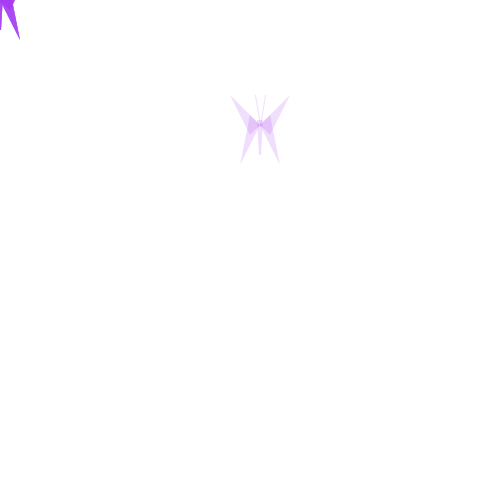
Frame 1 (no input)
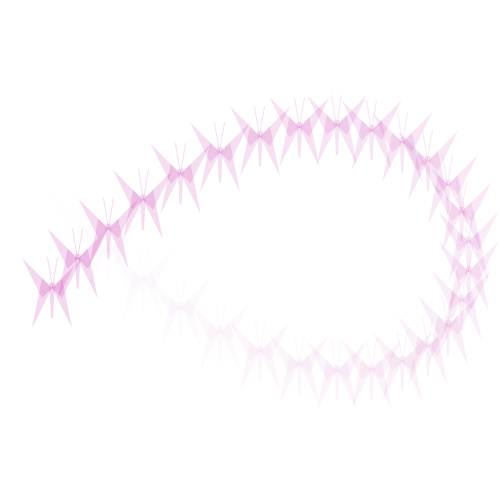
Frame 60 (the mouse pressed at the canvas centre just before this capture)
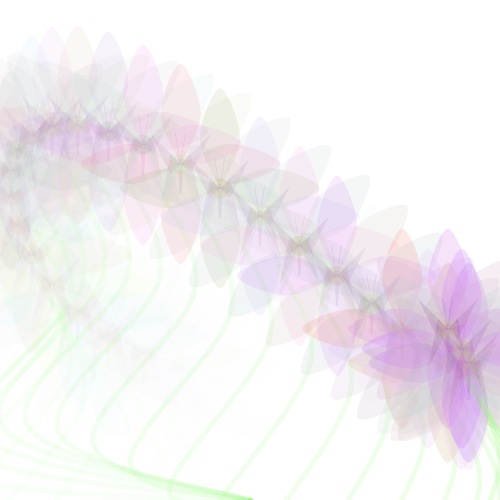
Frame 120 (the mouse held since frame 60 and released just before this capture)

The Processing sketch that drew these frames (run headless with seeded random() and noise(); from frame 60 on, the mouse is pressed at the canvas centre):

// Processing sketch: processing_63347
// ── processing_63347.pde

float[] xpos = new float[30];
 float[] ypos = new float[30];
 float r, g, b, a;
 float X;
 float Y;
 float xDir;
 float yDir;
 
void setup()
 {
 size(500, 500);
 smooth();

 frameRate(20);
 
X=width/2+10;
 Y=height/4;
 
xDir=1;
 yDir=10;
 
for (int i =0; i<xpos.length; i++)
 {
 xpos[i]=0;
 ypos[i]=0;
 }
 }
 
void draw()
 {
 background(255);
 
r=random(255);
 g=random(225);
 b=random(255);
 
for (int i=0; i<xpos.length-1;i++)
 {
 xpos[i]= xpos[i+1];
 ypos[i] = ypos[i+1];
 }
 
xpos[xpos.length-1]=X;
 ypos[ypos.length-1]=Y;
 
X+=cos(radians(xDir*10))*40;
 Y+=sin(radians(yDir))*30;
 
xDir+=1;
 yDir+=14;
 if (X<=0 || X>=width) xDir*=-1;
 if (Y<=0 || Y>=height) yDir*=-1;
 
for (int i=0; i<xpos.length;i++)
 {
 a=i*1.5;
 
//나비
noStroke();
 fill(r, g, b, a);
 
triangle(xpos[i], ypos[i], xpos[i]+10, ypos[i]+10, xpos[i]+30, ypos[i]-30);
 triangle(xpos[i], ypos[i], xpos[i]-10, ypos[i]+10, xpos[i]-30, ypos[i]-30);
 triangle(xpos[i], ypos[i], xpos[i]+20, ypos[i]+40, xpos[i]+10, ypos[i]-10);
 triangle(xpos[i], ypos[i], xpos[i]-20, ypos[i]+40, xpos[i]-10, ypos[i]-10);
 quad(xpos[i]-3, ypos[i]-5, xpos[i]-1, ypos[i]+30, xpos[i]+1, ypos[i]+30, xpos[i]+3, ypos[i]-5);
 
stroke(r, g, b, a);
 strokeWeight(1);
 line(xpos[i], ypos[i], xpos[i]-5, ypos[i]-30);
 line(xpos[i], ypos[i], xpos[i]+5, ypos[i]-30);
 
//클릭시 꽃핌
if (mousePressed)
 {
 a=i*3;
 noStroke();
 fill(random(100, 255), random(100, 255), random(100), i*2);
 ellipse(xpos[i], ypos[i], 20, 20);
 beginShape();
 
fill(random(100, 255), random(100, 255), random(100, 255), i*2);
 //1번꽃잎
curveVertex(xpos[i], ypos[i]);
 curveVertex(xpos[i], ypos[i]);
 curveVertex(xpos[i]-20, ypos[i]-50);
 curveVertex(xpos[i], ypos[i]-100);
 curveVertex(xpos[i]+20, ypos[i]-50);
 curveVertex(xpos[i], ypos[i]);
 curveVertex(xpos[i], ypos[i]);
 //2번꽃잎
curveVertex(xpos[i], ypos[i]);
 curveVertex(xpos[i], ypos[i]);
 curveVertex(xpos[i]+50, ypos[i]-20);
 curveVertex(xpos[i]+100, ypos[i]);
 curveVertex(xpos[i]+50, ypos[i]+20);
 curveVertex(xpos[i], ypos[i]);
 curveVertex(xpos[i], ypos[i]);
 //3번꽃잎
curveVertex(xpos[i], ypos[i]);
 curveVertex(xpos[i], ypos[i]);
 curveVertex(xpos[i]-20, ypos[i]+50);
 curveVertex(xpos[i], ypos[i]+100);
 curveVertex(xpos[i]+20, ypos[i]+50);
 curveVertex(xpos[i], ypos[i]);
 curveVertex(xpos[i], ypos[i]);
 //4번꽃잎
curveVertex(xpos[i], ypos[i]);
 curveVertex(xpos[i], ypos[i]);
 curveVertex(xpos[i]-50, ypos[i]-20);
 curveVertex(xpos[i]-100, ypos[i]);
 curveVertex(xpos[i]-50, ypos[i]+20);
 curveVertex(xpos[i], ypos[i]);
 curveVertex(xpos[i], ypos[i]);
 endShape();
 
beginShape();
 
fill(random(180, 225), random(180, 225), random(180, 225), i*2);
 //5번꽃잎
curveVertex(xpos[i], ypos[i]);
 curveVertex(xpos[i], ypos[i]);
 curveVertex(xpos[i]+20, ypos[i]-50);
 curveVertex(xpos[i]+70, ypos[i]-70);
 curveVertex(xpos[i]+50, ypos[i]-20);
 curveVertex(xpos[i], ypos[i]);
 curveVertex(xpos[i], ypos[i]);
 //6번꽃잎
curveVertex(xpos[i], ypos[i]);
 curveVertex(xpos[i], ypos[i]);
 curveVertex(xpos[i]+20, ypos[i]+50);
 curveVertex(xpos[i]+70, ypos[i]+70);
 curveVertex(xpos[i]+50, ypos[i]+20);
 curveVertex(xpos[i], ypos[i]);
 curveVertex(xpos[i], ypos[i]);
 //7번꽃잎
curveVertex(xpos[i], ypos[i]);
 curveVertex(xpos[i], ypos[i]);
 curveVertex(xpos[i]-20, ypos[i]+50);
 curveVertex(xpos[i]-70, ypos[i]+70);
 curveVertex(xpos[i]-50, ypos[i]+20);
 curveVertex(xpos[i], ypos[i]);
 curveVertex(xpos[i], ypos[i]);
 //8번꽃잎
curveVertex(xpos[i], ypos[i]);
 curveVertex(xpos[i], ypos[i]);
 curveVertex(xpos[i]-20, ypos[i]-50);
 curveVertex(xpos[i]-70, ypos[i]-70);
 curveVertex(xpos[i]-50, ypos[i]-20);
 curveVertex(xpos[i], ypos[i]);
 curveVertex(xpos[i], ypos[i]);
 endShape();
 
//줄기
noFill();
 stroke(#9BFA7C, i*2);
 strokeWeight(5);
 beginShape();
 curveVertex(xpos[i]+20, ypos[i]+50);
 curveVertex(xpos[i]+20, ypos[i]+50);
 curveVertex(xpos[i]+50, ypos[i]+150);
 curveVertex(xpos[i]-50, ypos[i]+300);
 curveVertex(250, 500);
 curveVertex(250, 500);
 endShape();
 }
 }
 }
 
